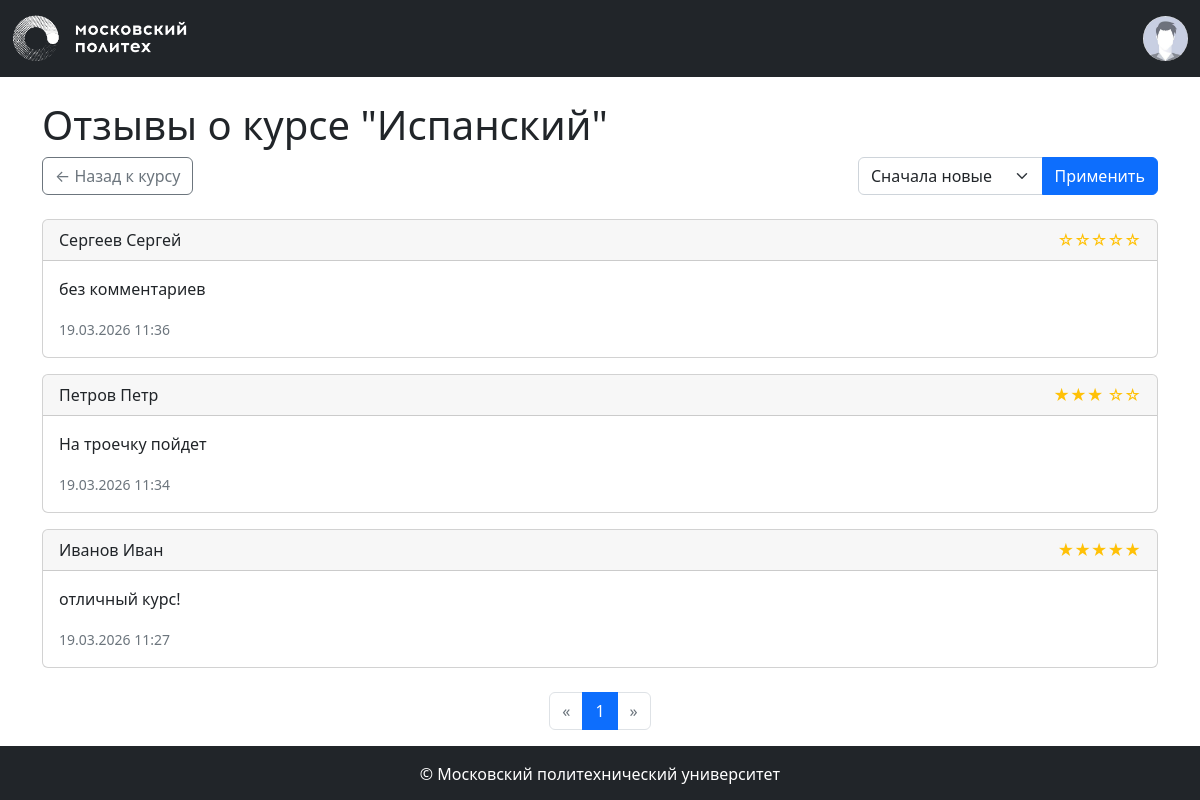
/courses/2/reviews (signed in), run on the app's committed database.
### models.py (models this page shows, shortened)
class Base(DeclarativeBase):
  metadata = MetaData(naming_convention={
        "ix": 'ix_%(column_0_label)s',
        "uq": "uq_%(table_name)s_%(column_0_name)s",
        "ck": "ck_%(table_name)s_%(constraint_name)s",
        "fk": "fk_%(table_name)s_%(column_0_name)s_%(referred_table_name)s",
        "pk": "pk_%(table_name)s"
    })

class Course(Base):
    __tablename__ = 'courses'
    id: Mapped[int] = mapped_column(primary_key=True)
    name: Mapped[str] = mapped_column(String(100))
    short_desc: Mapped[str] = mapped_column(Text)
    full_desc: Mapped[str] = mapped_column(Text)
    rating_sum: Mapped[int] = mapped_column(default=0)
    rating_num: Mapped[int] = mapped_column(default=0)
    category_id: Mapped[int] = mapped_column(ForeignKey("categories.id"))
    author_id: Mapped[int] = mapped_column(ForeignKey("users.id"))
    background_image_id: Mapped[str] = mapped_column(ForeignKey("images.id"))
    created_at: Mapped[datetime] = mapped_column(default=datetime.now)
    author: Mapped["User"] = relationship()
    category: Mapped["Category"] = relationship(lazy=False)
    bg_image: Mapped["Image"] = relationship()
    reviews: Mapped[List["Review"]] = relationship(back_populates="course", order_by="Review.created_at.desc()")

class Review(db.Model):
    __tablename__ = 'reviews'
    id: Mapped[int] = mapped_column(primary_key=True)
    rating: Mapped[int] = mapped_column(nullable=False)  # оценка от 0 до 5
    text: Mapped[str] = mapped_column(Text, nullable=False)
    created_at: Mapped[datetime] = mapped_column(default=datetime.now)
    course_id: Mapped[int] = mapped_column(ForeignKey("courses.id"))
    user_id: Mapped[int] = mapped_column(ForeignKey("users.id"))
    course: Mapped["Course"] = relationship(back_populates="reviews")
    user: Mapped["User"] = relationship()

class User(Base, UserMixin):
    __tablename__ = 'users'
    id: Mapped[int] = mapped_column(primary_key=True)
    first_name: Mapped[str] = mapped_column(String(100))
    last_name: Mapped[str] = mapped_column(String(100))
    middle_name: Mapped[Optional[str]] = mapped_column(String(100))
    login: Mapped[str] = mapped_column(String(100), unique=True)
    password_hash: Mapped[str] = mapped_column(String(200))
    created_at: Mapped[datetime] = mapped_column(default=datetime.now)
    @property
    def full_name(self):
        return ' '.join([self.last_name, self.first_name, self.middle_name or ''])

### courses.py (the view)
@bp.route('/<int:course_id>/reviews')
def reviews(course_id):
    course = db.get_or_404(Course, course_id)
    page = request.args.get('page', 1, type=int)
    sort = request.args.get('sort', 'new')
    query = db.select(Review).filter_by(course_id=course_id)
    if sort == 'positive':
        query = query.order_by(Review.rating.desc(), Review.created_at.desc())
    elif sort == 'negative':
        query = query.order_by(Review.rating.asc(), Review.created_at.desc())
    else:
        query = query.order_by(Review.created_at.desc())
    pagination = db.paginate(query, page=page, per_page=5) #пагинация
    reviews = pagination.items
    return render_template('courses/reviews.html',
                           course=course,
                           reviews=reviews,
                           pagination=pagination,
                           sort=sort)

### auth.py (called while the page is built)
def load_user(user_id):
    user = db.session.execute(db.select(User).filter_by(id=user_id)).scalar()
    return user

### templates/courses/reviews.html (shortened to what this page needs)
{% extends 'base.html' %}
{% from 'pagination.html' import render_pagination %}
{% block content %}
<div class="container mt-4">
    <h1>Отзывы о курсе "{{ course.name }}"</h1>
    <div class="row mb-4">
        <div class="col-md-6">
            <a href="{{ url_for('courses.show', course_id=course.id) }}" class="btn btn-outline-secondary">
                ← Назад к курсу
            </a>
        </div>
        <div class="col-md-6">
            <form method="GET" class="d-flex justify-content-end">
                <div class="input-group" style="max-width: 300px;">
                    <select name="sort" class="form-select">
                        {% if sort == 'new' %}
                            <option value="new" selected>Сначала новые</option>
                        {% else %}
                            <option value="new">Сначала новые</option>
                        {% endif %}
                    </select>
                    <button type="submit" class="btn btn-primary">Применить</button>
                </div>
            </form>
        </div>
    </div>
    <div class="reviews-list">
        {% for review in reviews %}
            <div class="card mb-3">
                <div class="card-header d-flex justify-content-between">
                    <span>{{ review.user.full_name }}</span>
                    <span class="text-warning">
                        {% for i in range(review.rating) %}★{% endfor %}
                        {% for i in range(5 - review.rating) %}☆{% endfor %}
                    </span>
                </div>
                <div class="card-body">
                    <p class="card-text">{{ review.text }}</p>
                    <small class="text-muted">{{ review.created_at.strftime('%d.%m.%Y %H:%M') }}</small>
                </div>
            </div>
        {% else %}
            <p class="text-muted">Пока нет отзывов</p>
        {% endfor %}
    </div>
    <div class="mt-4">
        {{ render_pagination(pagination, 'courses.reviews', {'course_id': course.id, 'sort': sort}) }}
    </div>
</div>
{% endblock %}

### data on the page
Course: name "Испанский"
Review: user.full_name "Сергеев Сергей", rating 0 (drawn), text "без комментариев", created_at "19.03.2026 11:36"
Review: user.full_name "Петров Петр", text "На троечку пойдет", created_at "19.03.2026 11:34"
Review: user.full_name "Иванов Иван", text "отличный курс!", created_at "19.03.2026 11:27"

### other printed values
{{ page }} "1"
